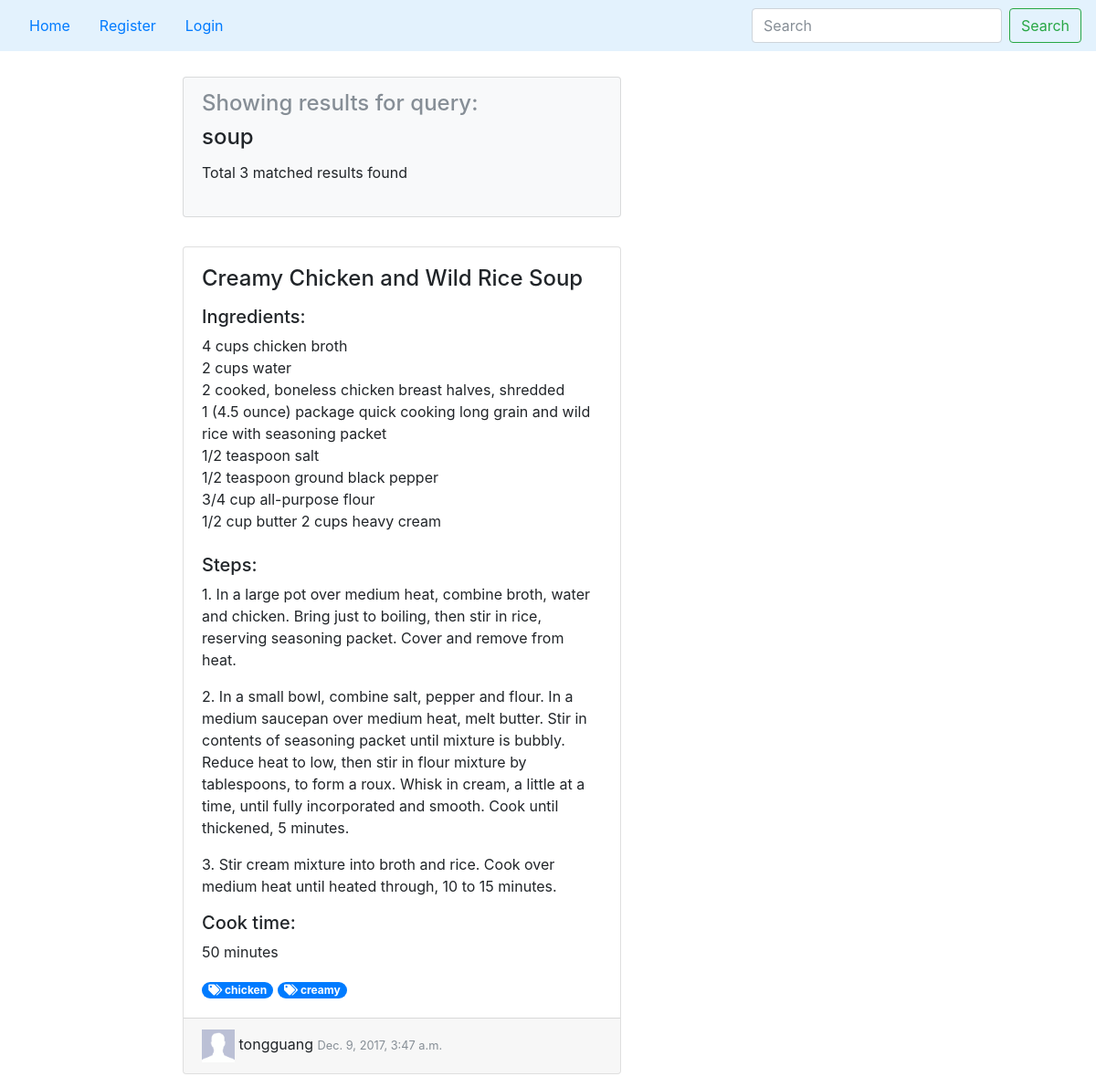
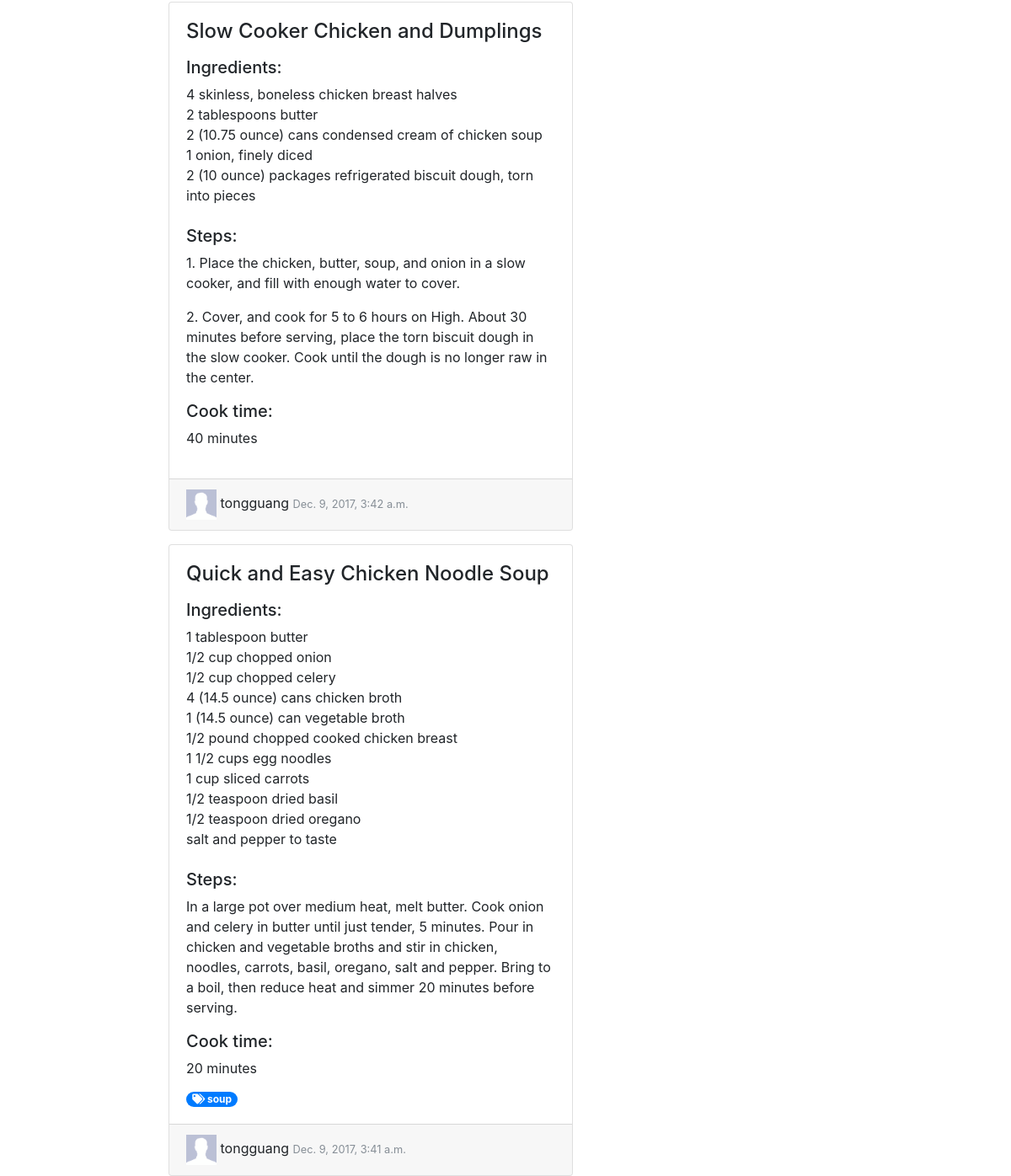
Page /recipes/search?searchQuery=soup on the committed database (2 pictures, top to bottom).
### recipes/models.py (models this page shows, shortened)
class Content(models.Model):
	user = models.ForeignKey(User, blank=False, null=False)
	title = models.CharField(max_length=100)
	text = models.CharField(max_length=10000)
	created = models.DateTimeField(auto_now_add=True)
	minute = models.IntegerField(blank=False)

class Tag(models.Model):
	contents = models.ManyToManyField(Content)
	text = models.CharField(max_length=10, primary_key=True)

class Bloguser(models.Model):
	user = models.OneToOneField(User, on_delete=models.CASCADE)

### recipes/views.py (the view)
def search(request):
  if request.method == 'POST':
    original_query = request.POST['searchQuery'].lower()
  else:
    original_query = request.GET['searchQuery'].lower()
  original_tokens = re.findall("\w+", original_query)
  original_tokens = list(filter(lambda w : w not in stopwords, original_tokens))
  if len(original_tokens) is 0:
    return redirect('home')
  context = {}
  if not request.user.is_anonymous:
    bloguser = Bloguser.objects.get(user=request.user)
    context['bloguser'] = bloguser
  context['page'] = 'home'
  unfiltered = list(Content.objects.order_by('-created'))
  all_matched = []
  partial_matched = []
  for content in unfiltered:
    searchRange = ' '.join([content.user.username, content.title, content.text] + [w.text for w in content.tag_set.all()])
    docTokens = set([w.lower() for w in re.findall('\\w+', searchRange)])
    all_match = True
    partial_match = False
    for query_token in original_tokens:
      all_match = all_match and (query_token in docTokens)
      partial_match = partial_match or (query_token in docTokens)
    if all_match:
      all_matched.append(content)
    if partial_match:
      partial_matched.append(content)
  if len(all_matched) is not 0:
    context['contents'] = all_matched
    context['query'] = ' AND '.join(original_tokens)
    context['resultCount'] = len(all_matched)
  else:
    context['contents'] = partial_matched
    context['query'] = ' OR '.join(original_tokens)
    context['resultCount'] = len(partial_matched)
  for content in context['contents']:
    content.favCount = Favorite.objects.countOfContent(content)
    content.hasFav = Favorite.objects.getFavorite(request.user, content)
    content.voteCount = Vote.objects.countOfContent(content)
    t = Vote.objects.getVote(request.user, content)
    if t == None:
      content.hasVote = 0
    elif t.isUp == True:
      content.hasVote = 1
    else:
      content.hasVote = -1
  context['badges'] = getBadges(request.user)
  context['notifications'] = getNotification(request.user)
  return render(request, 'recipes/search_results.html', context)

### recipes/badges.py (called while the page is built, shortened)
def getBadges(User):
	badges = []
	if User.is_anonymous:
		return badges

### recipes/manager.py (called while the page is built)
  def countOfContent(self, content):
    return self.get_queryset().filter(content=content).count()

  def getFavorite(self, user, content):
    if user.is_anonymous:
      return None
    else:
      try:
        return self.get_queryset().get(user=user, content=content)
      except ObjectDoesNotExist:
        return None

  def countOfContent(self, content):
    rt = 0
    for v in self.get_queryset().filter(content=content):
      if v.isUp == True:
        rt += 1
      else:
        rt -= 1
    return rt

  def getVote(self, user, content):
    if user.is_anonymous:
      return None
    else:
      try:
        return self.get_queryset().get(user=user, content=content)
      except ObjectDoesNotExist:
        return None

### recipes/notifications.py (called while the page is built)
def getNotification(user):
    if user.is_anonymous:
        return []
    else:
        return Notification.objects.filter(user=user).order_by('-created')

### recipes/templates/recipes/search_results.html (shortened to what this page needs)
{% extends 'recipes/base.html' %}
{% load staticfiles %}
{% block navbar %}{% include 'recipes/navbar.html' with active=page %}{% endblock %}
{% block content %}
<div class="row">
    <div class="card bg-light" style="width: 30rem;">
      <div class="card-body">
        <h4 class="card-subtitle mb-2 text-muted">Showing results for query:</h4>
        <h4 class="card-title"> {{ query }} </h4>
        <p>Total {{ resultCount }} matched results found</p>
      </div>
    </div>
    <div class="card-deck mt-lg-3">
    <div id="content-items">
        {% include 'recipes/content.html' %}
    </div>
    </div>
</div>
{% endblock %}

### recipes/templates/recipes/content.html (shortened to what this page needs)
{% load static %}
{% for content in contents %}
<div class="card mt-3" id="content_{{ content.pk }}" style="width: 30rem;">
  <div class="card-body">
    <h4 class="card-title">{{ content.title }}</h4>
    <p class="card-text"> {{ content.text|safe|linebreaks }} </p>
    <p><h5>Cook time:</h5> {{ content.minute }} minutes </p>
    {% if not user.is_anonymous %}
      <div class="container">
        <div class="row">
          <div class="col-md-6">
            <div>
              {% for tag in content.tag_set.all %}
                <a href="search?searchQuery={{ tag.text }}"><span class="badge badge-pill badge-primary">
                  <i class="fa fa-tags" aria-hidden="true"></i>
                  {{ tag.text }}
                </span></a>
              {% endfor %}
            </div>
          </div>
          <div class="col-md-6">
            <form action="{% url 'addTag' %}" method="post">
              {% csrf_token %}
              <input name="contentId" value="{{ content.pk }}" type="hidden">
              <div class="input-group">
                <input name="tag" type="text" class="form-control" placeholder="Add tag">
                <button class="btn btn-success btn-sm" type="submit" value="Submit">+</button>
              </div>
            </form>
          </div>
        </div>
      </div>
    {% else %}
        <div>
            {% for tag in content.tag_set.all %}
              <a href="search?searchQuery={{ tag.text }}"><span class="badge badge-pill badge-primary">
                <i class="fa fa-tags" aria-hidden="true"></i>
                {{ tag.text }}
              </span></a>
            {% endfor %}
          </div>
    {% endif %}
  </div>
  <div class="card-footer">
      {% include 'recipes/picture_and_name.html' with bloguser=content.user.bloguser %}
      <small class="text-muted"> {{ content.created }} </small>
  </div>
</div>
{% endfor %}

### recipes/templates/recipes/picture_and_name.html (shortened to what this page needs)
{% load staticfiles %}
{% if bloguser.picture %}
	<img class="headshot" src="{% url 'photo' bloguser.pk %}" alt='user_img'>
{% else %}
	<img class="headshot" src="{% static 'images/dummyHead.png' %}" alt='user_img'>
{% endif %}
{{ bloguser.user.username }}

### recipes/static/css/recipes.css (style rules this page uses)
body { padding-top: 20px; }
.headshot { height: 36px; width: 36px; }

### rows in the picture
Content: title "Creamy Chicken and Wild Rice Soup", text "Ingredients: 4 cups chicken broth 2 cups water 2 cooked, boneless chicken breast halves, shredded 1 (4.5 ounce) package quick cooking long grain and wild rice with seasoning packet 1/2 teaspoon salt 1/2 teaspoon ground black pepper 3/4 cup all-purpose flour 1/2 cup butter 2 cups heavy cream Steps: 1. In a large pot over medium heat, combine broth, water and chicken. Bring just to boiling, then stir in rice, reserving seasoning packet. Cover and remove from heat. 2. In a small bowl, combine salt, pepper and flour. In a medium saucepan over medium heat, melt butter. Stir in contents of seasoning packet until mixture is bubbly. Reduce heat to low, then stir in flour mixture by tablespoons, to…", minute "50", created "Dec. 9, 2017, 3:47 a.m."
Tag: text "chicken"
Tag: text "creamy"
Bloguser: user.username "tongguang"
Content: title "Slow Cooker Chicken and Dumplings", text "Ingredients: 4 skinless, boneless chicken breast halves 2 tablespoons butter 2 (10.75 ounce) cans condensed cream of chicken soup 1 onion, finely diced 2 (10 ounce) packages refrigerated biscuit dough, torn into pieces Steps: 1. Place the chicken, butter, soup, and onion in a slow cooker, and fill with enough water to cover. 2. Cover, and cook for 5 to 6 hours on High. About 30 minutes before serving, place the torn biscuit dough in the slow cooker. Cook until the dough is no longer raw in the center.", minute "40", created "Dec. 9, 2017, 3:42 a.m."
Content: title "Quick and Easy Chicken Noodle Soup", text "Ingredients: 1 tablespoon butter 1/2 cup chopped onion 1/2 cup chopped celery 4 (14.5 ounce) cans chicken broth 1 (14.5 ounce) can vegetable broth 1/2 pound chopped cooked chicken breast 1 1/2 cups egg noodles 1 cup sliced carrots 1/2 teaspoon dried basil 1/2 teaspoon dried oregano salt and pepper to taste Steps: In a large pot over medium heat, melt butter. Cook onion and celery in butter until just tender, 5 minutes. Pour in chicken and vegetable broths and stir in chicken, noodles, carrots, basil, oregano, salt and pepper. Bring to a boil, then reduce heat and simmer 20 minutes before serving.", minute "20", created "Dec. 9, 2017, 3:41 a.m."
Tag: text "soup"

### other values in the picture
{{ query }} "soup"
{{ resultCount }} "3"
